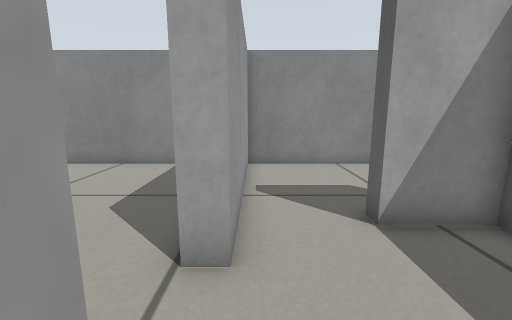
view 1 (above)

17 first-person views from a walk through a robot-simulator world made for Gazebo. The camera is 0.45 m above the floor, tilts 10° down and sees 90° across. The floor is counted in squares, 0.2 m on a side. Each view is taken from the middle of a square. On the plan, view 1 faces up. The plan holds only what a view shows up to about 16 squares ahead; the rest is blank.

view 2
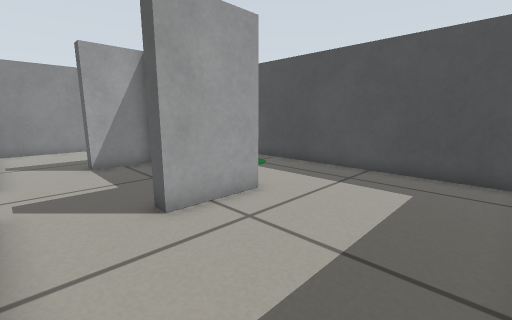

view 3
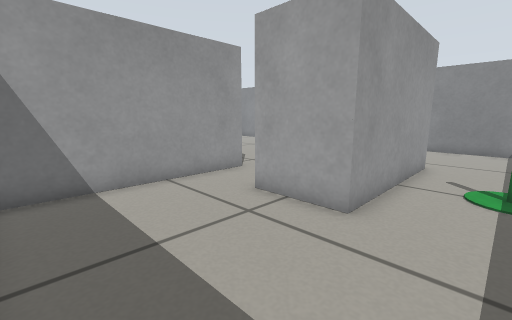

view 4
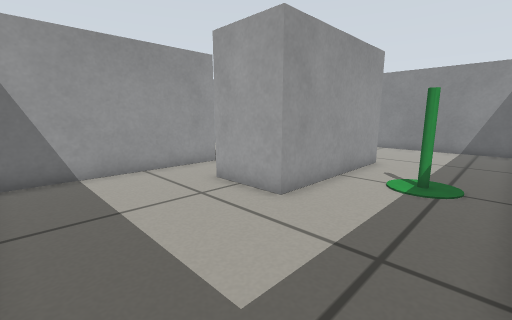

view 5
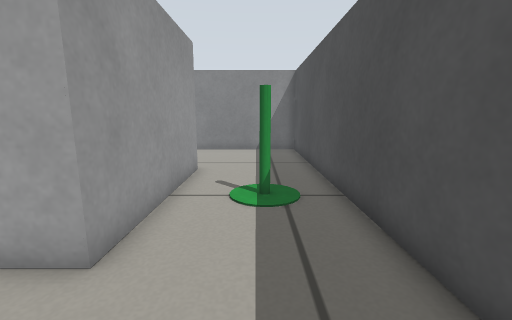

view 6
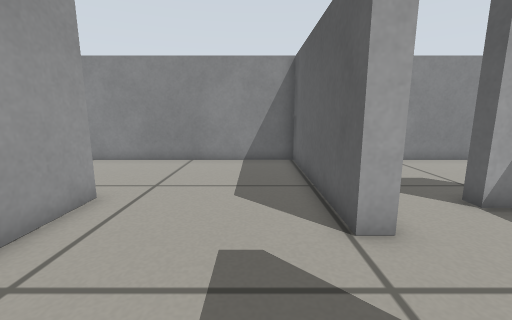

view 7
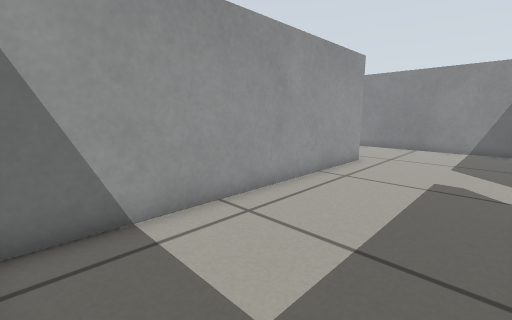

view 8
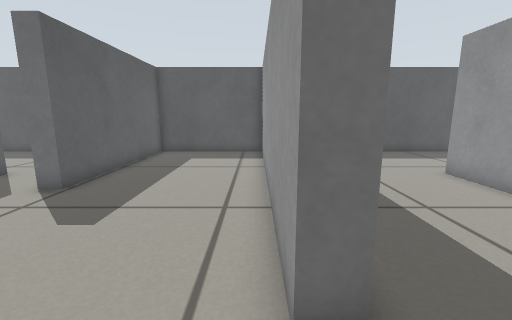

view 9
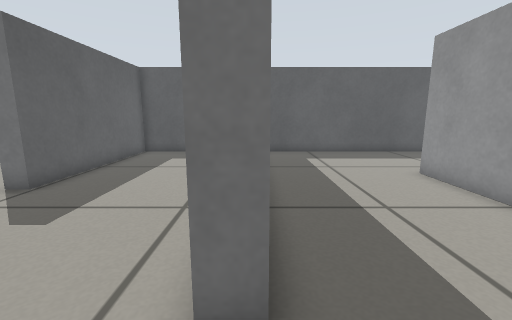

view 10
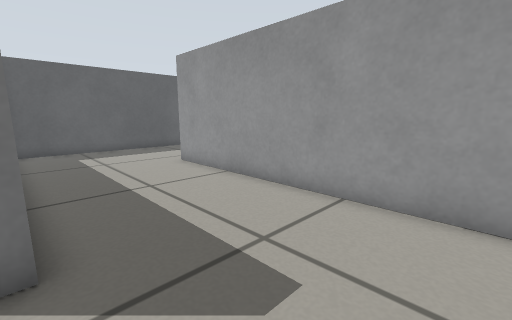

view 11
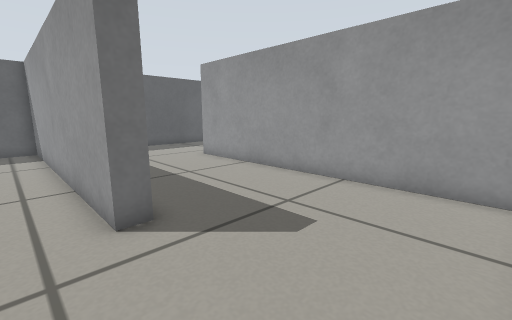

view 12
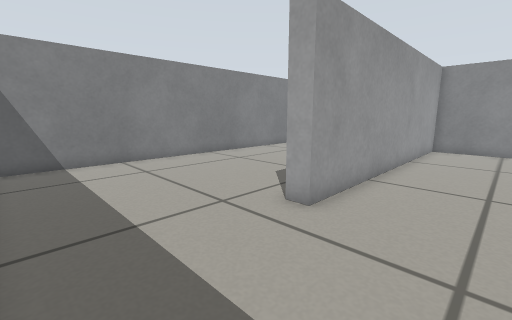

view 13
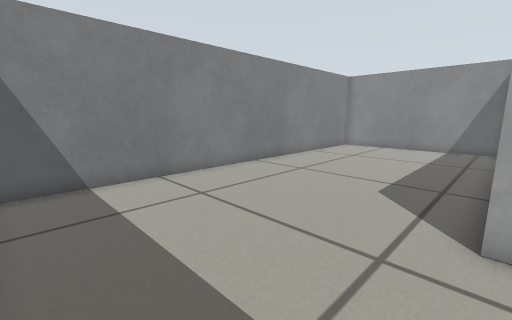

view 14
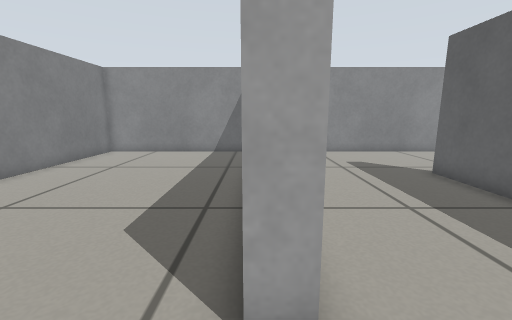

view 15
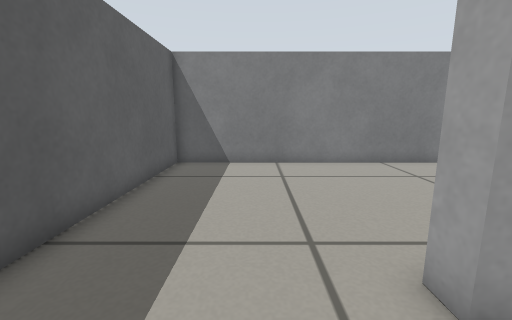

view 16
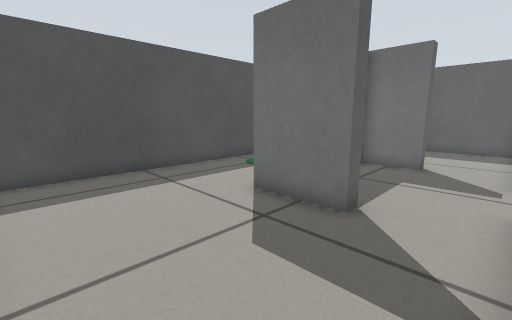

view 17
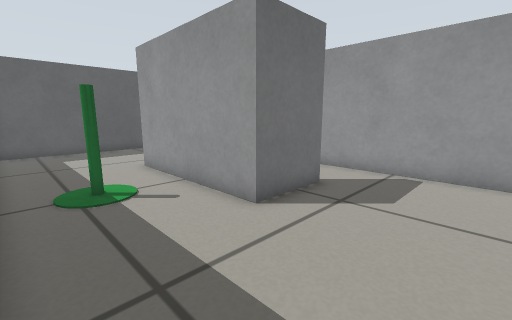

### Floor plan
Points are (right, up) in squares from view 1. A wall is a line through its corners. A room is listed if a view was taken in it or the views show most of it. See-through windows are left out.
Room 1 (views 1, 2, 3, 4, 5, 16, 17)
walls: (5, 4.9) (2.5, 4.9) (2.5, 5.5) (5.6, 5.5) (5.6, -1.5) (2.5, -1.5) (2.5, -1) (5, -1); (-1.1, 0.5) (-0.4, 0.5) (-0.4, -7.1); (-0.4, 11.4) (-0.4, 3.5) (-1.1, 3.5); (-0.1, -7.7) (10.1, -7.7); (10.5, -7.2) (10.5, 11.5); (10.1, 11.8) (-0.4, 11.8)
ways out: opening at (-1, 2) to room 2
objects: marker (8, 2)
Room 2 (views 6, 7)
walls: (-7.4, 3.5) (-7.4, -7.7) (-1.1, -7.7) (-1.1, 0.5)
ways out: opening at (-1, 2) to room 1; opening at (-4.5, 4.5) to room 3
Room 3 (views 8, 11)
walls: (-7.4, 5.8) (-7.4, 3.5); (-1.1, 3.5) (-1.1, 11.8) (-7.5, 11.8)
ways out: opening at (-4.5, 4.5) to room 2; opening at (-8, 8.5) to room 4
Room 4 (views 9, 10, 12, 13, 14, 15)
walls: (-8.1, 2.6) (-8.1, 5.8) (-7.4, 5.8); (-15.5, -7.7) (-8.5, -7.7); (-7.5, 11.8) (-14.4, 11.8) (-14.4, -1.7) (-15.1, -1.7)
ways out: opening at (-8, 8.5) to room 3; opening at (-15, -4.5) to room 5
Room 5 (no view inside)
walls: (-15.4, 11.8) (-24, 11.8) (-24, -7.7) (-15.5, -7.7)
ways out: opening at (-15, -4.5) to room 4

Where each view was taken, in squares from view 1:
view 1: 0 up, 0 right, facing up
view 2: 7 down, 0 right, facing up-right
view 3: 7 down, 8 right, facing up-left
view 4: 7 down, 10 right, facing up-left
view 5: 5 down, 8 right, facing up
view 6: 1 down, 3 left, facing up
view 7: 7 down, 2 left, facing up-left
view 8: 8 up, 7 left, facing down
view 9: 8 up, 8 left, facing down
view 10: 10 up, 8 left, facing down-left
view 11: 11 up, 6 left, facing down-left
view 12: 7 down, 11 left, facing up-left
view 13: 7 down, 15 left, facing up-left
view 14: 4 down, 15 left, facing up
view 15: 4 down, 12 left, facing left
view 16: 11 up, 0 right, facing down-right
view 17: 10 up, 10 right, facing down-left
